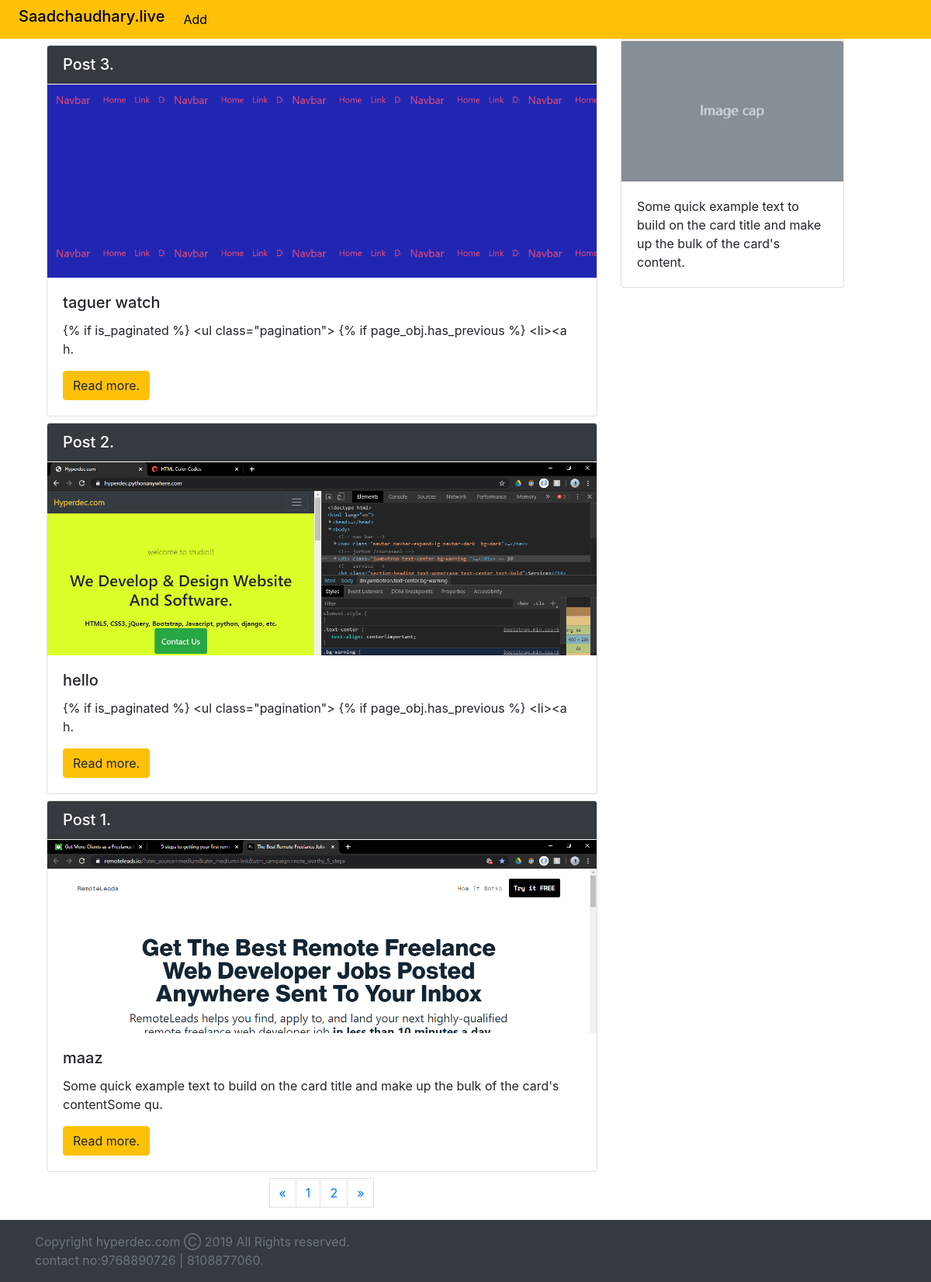
The page / on the database its author committed.
### posts/models.py (models this page shows, shortened)
class BlogPost(models.Model):
    title =models.CharField(max_length=120)
    slug =models.CharField(max_length=120,blank=True,null=True)
    image =models.ImageField(null=True,blank=True)
    message =models.TextField(max_length=1200)
    timestamp = models.DateTimeField(auto_now_add=True)
    class Meta:
        ordering = ['-timestamp']

### posts/views.py (the view)
# urls.py: 2. Add a URL to urlpatterns:  path('', views.home, name='home')
class home(ListView):
    model = BlogPost
    paginate_by = 3
    template_name = 'home.html'

### templates/home.html
{% extends 'base.html' %}
{% block body %}
<main role="main" class="container">
<div class="row m-0 p-0">
  <div class="col-md-8">
      {% for i in object_list %}
                    <div class="card my-2">
            <h5 class="card-header bg-dark text-white">Post {{ forloop.revcounter }}.</h5>
            <img class=" img-fluid blogimg" src="/media/{{ i.image }}">
            <div class="card-body">
              <h5 class="card-title">{{ i.title }}</h5>
              <p class="card-text">{{ i.message|slice:':100'}}.</p>
              <a href="/detail/{{ i.slug }}" class="btn btn-warning">Read more.</a>
            </div>
          </div>
{% endfor %}
<div >
{% if is_paginated %}
  <ul class="pagination justify-content-center text-warning">
    {% if page_obj.has_previous %}
      <li class="page-link " ><a href="?page={{ page_obj.previous_page_number }}">&laquo;</a></li>
    {% else %}
      <li class="page-link  disabled"><span>&laquo;</span></li>
    {% endif %}
    {% for i in paginator.page_range %}
      {% if page_obj.number == i %}
        <li class="page-link active"><span>{{ i }} <span class="sr-only">(current)</span></span></li>
      {% else %}
        <li class="page-link"><a href="?page={{ i }}">{{ i }}</a></li>
      {% endif %}
    {% endfor %}
    {% if page_obj.has_next %}
      <li class="page-link"><a href="?page={{ page_obj.next_page_number }}">&raquo;</a></li>
    {% else %}
      <li class="page-link disabled"><span>&raquo;</span></li>
    {% endif %}
  </ul>
{% endif %}
</div>
      </div>
             <div class="col-md-4 mx-auto">
                 <div class="card" style="width: 18rem;">
                  <img src="/media/cardd.png" class="card-img-top" alt="...">
                  <div class="card-body">
                    <p class="card-text">Some quick example text to build on the card title and make up the bulk of the card's content.</p>
                  </div>
                </div>
            </div>
</div>
    </main>
{% endblock %}

### templates/base.html (shortened to what this page needs)
<!DOCTYPE html>
<html lang="en">
 <head>
    <link rel="stylesheet" href="https://stackpath.bootstrapcdn.com/bootstrap/4.4.1/css/bootstrap.min.css">
  </head>
<body>
<nav class="navbar navbar-expand-lg bg-warning m-0 p-0 px-4 py-1" style="color:black">
  <a class="navbar-brand" href="{% url 'home' %}" style="color: black"><h5>Saadchaudhary.live</h5></a>
  <div class="collapse navbar-collapse" id="navbarSupportedContent">
    <ul class="navbar-nav" style="color: black">
      <li class="nav-item active">
        <a class="nav-link" href="#" style="color: black">Add <span class="sr-only">(current)</span></a>
      </li>
    </ul>
  </div>
</nav>
{% block body %}
{% endblock %}
<footer class="footer mt-auto py-3 bg-dark">
  <div class="container">
    <span class="text-muted">Copyright hyperdec.com	&#9400 2019 All Rights reserved.</span>
  </div>
 <div class="container">
      <span class="text-muted">contact no:9768890726 | 8108877060.</span>
  </div>
</footer>
  </body>
</html>

### templates/base.html (style rules this page uses)
.blogimg { object-fit:cover;object-position: 0 1px;height:250px }

### rows shown on the page
BlogPost: image (picture), title "taguer watch", message "{% if is_paginated %} <ul class=\"pagination\"> {% if page_obj.has_previous %} <li><a h"
BlogPost: image (picture), title "hello", message "{% if is_paginated %} <ul class=\"pagination\"> {% if page_obj.has_previous %} <li><a h"
BlogPost: image (picture), title "maaz", message "Some quick example text to build on the card title and make up the bulk of the card's contentSome qu"

### other values the page prints
{{ i }} "1"
{{ i }} "2"
